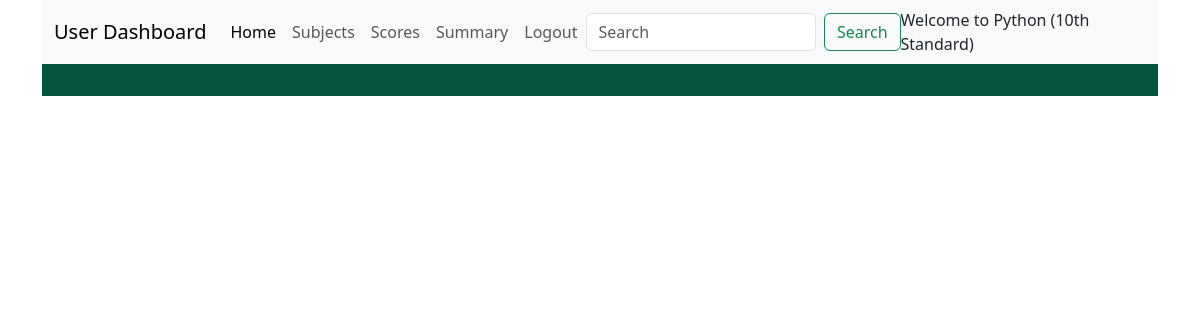
The page /explore_subject/2/Python (10th Standard) on the database as committed earlier.
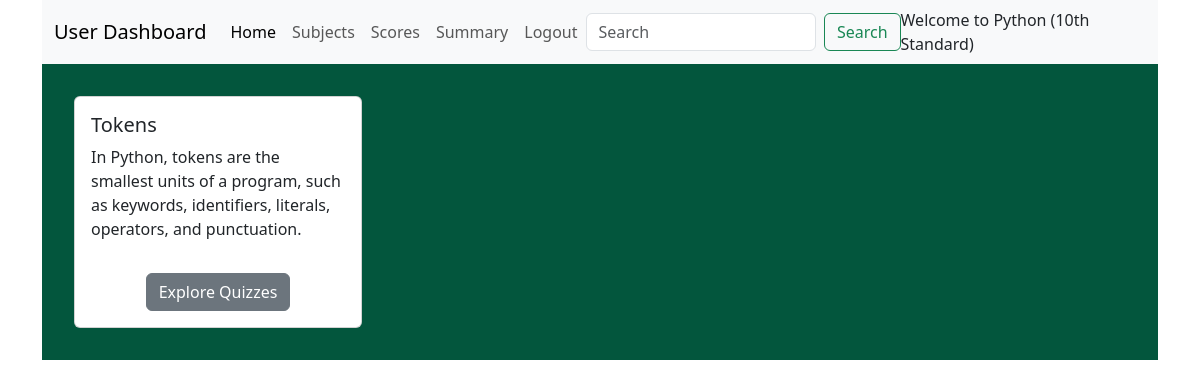
The same page on the database as committed later.
### backend/models.py (models this page shows)
class Chapter(db.Model):
  __tablename__="chapter"
  ch_id=db.Column(db.Integer, primary_key=True, nullable=False)
  subject_id=db.Column(db.Integer, db.ForeignKey("subject.sub_id"), nullable=False)
  name=db.Column(db.String, nullable=False)
  description=db.Column(db.String)
  quizes=db.relationship("Quiz", cascade="all,delete", backref="chapter", lazy=True)

### backend/controllers.py (the view)
@app.route('/explore_subject/<int:subject_id>/<string:name>')
def chapter_for_quizzes(subject_id, name):
  chapters= db.session.query(Chapter).filter(Chapter.subject_id == subject_id).all()
  return render_template('chapter_quizzes.html', chapters=chapters, name=name)

### templates/chapter_quizzes.html (shortened to what this page needs)
<!DOCTYPE html>
<html lang="en">
<head>
  <link href="https://cdn.jsdelivr.net/npm/bootstrap@5.3.3/dist/css/bootstrap.min.css" rel="stylesheet">
  <link href="https://cdn.jsdelivr.net/npm/bootstrap-icons/font/bootstrap-icons.css" rel="stylesheet">
  <link href="/static/style/user_dashboard.css" rel="stylesheet">
</head>
<body>
  <div class="container new-container">
    <nav class="navbar navbar-expand-lg bg-body-tertiary">
      <div class="container-fluid">
        <a class="navbar-brand" href="#">User Dashboard</a>
        <div class="collapse navbar-collapse" id="navbarSupportedContent">
          <ul class="navbar-nav me-auto mb-2 mb-lg-0">
            <li class="nav-item">
              <a class="nav-link active" aria-current="page" href="/user_dashboard/{{name}}">Home</a>
            </li>
            <li class="nav-item">
              <a class="nav-link" href="/explore_subject/{{name}}">Subjects</a>
            </li>
            <li class="nav-item">
              <a class="nav-link" href="/score/{{name}}">Scores</a>
            </li>
            <li class="nav-item">
              <a class="nav-link" href="#">Summary</a>
            </li>
            <li class="nav-item">
              <a class="nav-link" onclick="window.location.href='/'">Logout</a>
            </li>
          </ul>
          <form class="d-flex" role="search" method="POST" action="">
            <input class="form-control me-2" type="search" placeholder="Search" aria-label="Search">
            <button class="btn btn-outline-success" type="submit">Search</button>
          </form>
          <span class="nav=text">
            Welcome to {{name}}
          </span>
        </div>
      </div>
    </nav>
    <div class="flex-container" style="background-color: rgb(3, 86, 61);">
    {% for chapter in chapters %}
      <div class="card" style="width: 18rem;">
        <div class="card-body">
          <h5 class="title">{{chapter.name}}</h5>
          <p class="description">{{chapter.description}}</p>
        </div>
        <div class="mb-3 center go-to-button">
          <a onclick="window.location.href='/explore_subject/{{chapter.subject_id}}/{{chapter.ch_id}}/{{name}}'" type="Button" class="btn btn-secondary">Explore Quizzes</a>
        </div>
      </div>
    {% endfor %}
  </div>
  </div>
</body>
</html>

Rows that differ between the two databases and show on the page:
added Chapter: name "Tokens", description "In Python, tokens are the smallest units of a program, such as keywords, identifiers, literals, operators, and punctuation."
